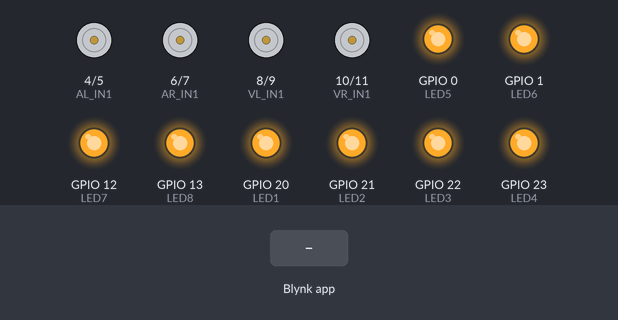
A sketch run on a simulated ESP32. On the bench: motor-driver pin pairs drawn as motors (green arrow = first pin HIGH = forward, orange = second pin HIGH = backward, longer = more drive), output pins drawn as LEDs (lit = HIGH). Inputs (shaded band) come from the test bench. WiFi joins after 1.5 s; servers stay silent unless stated; what the sketch prints to the serial monitor is not drawn.

Above: at 3.0 s.
3.1 s: Blynk app writes 1 to V0
At 4.3 s:
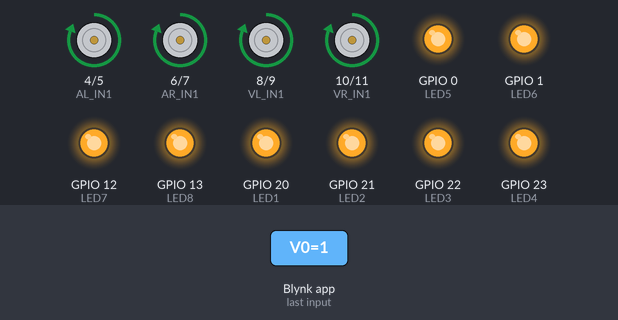
4.6 s: Blynk app writes 1 to V1
At 5.4 s:
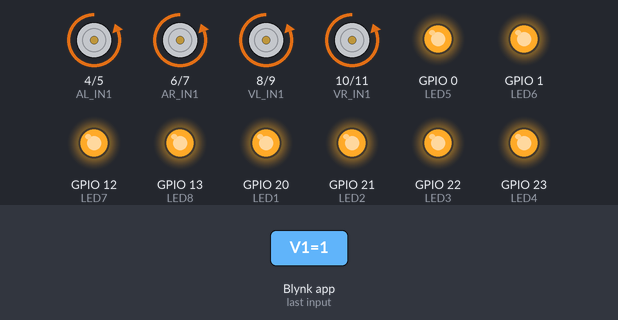
6.1 s: Blynk app writes 1 to V2
At 6.6 s:
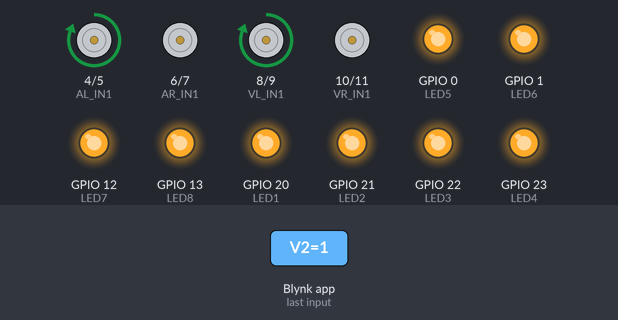
7.6 s: Blynk app writes 1 to V3
At 8.9 s:
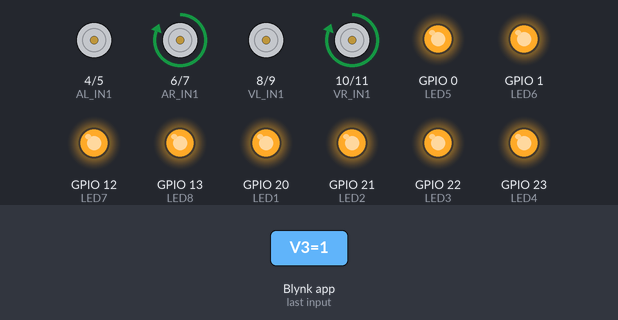
10.6 s: Blynk app writes 0 to V0
At 11.2 s:
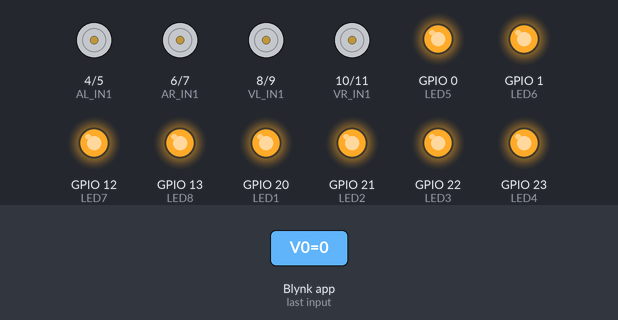
Timing chart, 0 to 13.1 s (numbered marks = the images above; inputs shaded):
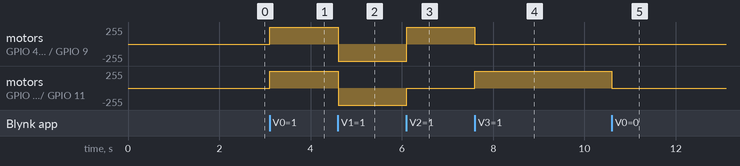

The sketch:

RC_car_final.ino
```cpp
#define BLYNK_TEMPLATE_ID   "TMPL54X1DIguQ"
#define BLYNK_TEMPLATE_NAME "rc car"
#define BLYNK_AUTH_TOKEN    "icFxZjNLX4Rh3KBywFLHB-D_zd53c4Q3"

#include <WiFi.h>
#include <HardwareSerial.h>
#include <WebServer.h>
#include <BlynkSimpleEsp32.h>

const char* ssid     = "embed";
const char* password = "weareincontrol";

WebServer server(80);

HardwareSerial GPS(1);
String gpsData  = "";
float latitude  = 0.0;
float longitude = 0.0;

#define AL_IN1 4
#define AL_IN2 5
#define AR_IN1 6
#define AR_IN2 7
#define VL_IN1 8
#define VL_IN2 9
#define VR_IN1 10
#define VR_IN2 11

#define LED1 20
#define LED2 21
#define LED3 22
#define LED4 23

// EXTRA LEDS
#define LED5 0
#define LED6 1
#define LED7 12
#define LED8 13

char auth[] = BLYNK_AUTH_TOKEN;

void stopAlles() {
  digitalWrite(AL_IN1, LOW); digitalWrite(AL_IN2, LOW);
  digitalWrite(AR_IN1, LOW); digitalWrite(AR_IN2, LOW);
  digitalWrite(VL_IN1, LOW); digitalWrite(VL_IN2, LOW);
  digitalWrite(VR_IN1, LOW); digitalWrite(VR_IN2, LOW);
}

void vooruit() {
  digitalWrite(AL_IN1, HIGH); digitalWrite(AL_IN2, LOW);
  digitalWrite(AR_IN1, HIGH); digitalWrite(AR_IN2, LOW);
  digitalWrite(VL_IN1, HIGH); digitalWrite(VL_IN2, LOW);
  digitalWrite(VR_IN1, HIGH); digitalWrite(VR_IN2, LOW);
}

void achteruit() {
  digitalWrite(AL_IN1, LOW); digitalWrite(AL_IN2, HIGH);
  digitalWrite(AR_IN1, LOW); digitalWrite(AR_IN2, HIGH);
  digitalWrite(VL_IN1, LOW); digitalWrite(VL_IN2, HIGH);
  digitalWrite(VR_IN1, LOW); digitalWrite(VR_IN2, HIGH);
}

void draaiRechts() {
  digitalWrite(AL_IN1, HIGH); digitalWrite(AL_IN2, LOW);
  digitalWrite(AR_IN1, LOW);  digitalWrite(AR_IN2, LOW);
  digitalWrite(VL_IN1, HIGH); digitalWrite(VL_IN2, LOW);
  digitalWrite(VR_IN1, LOW);  digitalWrite(VR_IN2, LOW);
}

void draaiLinks() {
  digitalWrite(AL_IN1, LOW);  digitalWrite(AL_IN2, LOW);
  digitalWrite(AR_IN1, HIGH); digitalWrite(AR_IN2, LOW);
  digitalWrite(VL_IN1, LOW);  digitalWrite(VL_IN2, LOW);
  digitalWrite(VR_IN1, HIGH); digitalWrite(VR_IN2, LOW);
}

BLYNK_WRITE(V0) { if (param.asInt()) vooruit();   else stopAlles(); }
BLYNK_WRITE(V1) { if (param.asInt()) achteruit(); else stopAlles(); }
BLYNK_WRITE(V2) { if (param.asInt()) draaiRechts(); else stopAlles(); }
BLYNK_WRITE(V3) { if (param.asInt()) draaiLinks();  else stopAlles(); }

String getField(String data, int index) {
  int found = 0;
  int start = 0;
  for (int i = 0; i <= (int)data.length(); i++) {
    if (i == (int)data.length() || data[i] == ',') {
      if (found == index) return data.substring(start, i);
      found++;
      start = i + 1;
    }
  }
  return "";
}

void parseGPS(String nmea) {
  nmea.trim();
  if (!nmea.startsWith("$GPRMC")) return;

  String status = getField(nmea, 2);
  if (status != "A") return;

  String latStr = getField(nmea, 3);
  String latDir = getField(nmea, 4);
  String lonStr = getField(nmea, 5);
  String lonDir = getField(nmea, 6);

  if (latStr.length() < 4 || lonStr.length() < 4) return;

  float rawLat = latStr.toFloat();
  float rawLon = lonStr.toFloat();

  float lat = (int)(rawLat / 100.0) + fmod(rawLat, 100.0) / 60.0;
  float lon = (int)(rawLon / 100.0) + fmod(rawLon, 100.0) / 60.0;

  if (latDir == "S") lat = -lat;
  if (lonDir == "W") lon = -lon;

  latitude  = lat;
  longitude = lon;
}

String htmlPage() {
  String page = R"rawliteral(
<!DOCTYPE html>
<html>
<head>
  <title>RC Car GPS</title>
  <style>html, body { height: 100%; margin: 0; } #map { width: 100%; height: 100%; }</style>
  <link rel="stylesheet" href="https://unpkg.com/leaflet/dist/leaflet.css" />
  <script src="https://unpkg.com/leaflet/dist/leaflet.js"></script>
</head>
<body>
<div id="map"></div>
<script>
  var map = L.map('map').setView([51.05, 4.35], 16);
  L.tileLayer('https://{s}.tile.openstreetmap.org/{z}/{x}/{y}.png', { maxZoom: 19 }).addTo(map);
  var marker = L.marker([51.05, 4.35]).addTo(map);
  var first = false;

  function updateGPS() {
    fetch('/gps').then(r => r.json()).then(data => {
      marker.setLatLng([data.lat, data.lon]);
      if (!first) { map.setView([data.lat, data.lon], 18); first = true; }
      else map.setView([data.lat, data.lon]);
    });
  }

  setInterval(updateGPS, 1000);
</script>
</body>
</html>
)rawliteral";
  return page;
}

void handleGPS() {
  String json = "{\"lat\":" + String(latitude, 6) + ",\"lon\":" + String(longitude, 6) + "}";
  server.send(200, "application/json", json);
}

void setup() {
  Serial.begin(115200);

  int motorPins[] = {AL_IN1, AL_IN2, AR_IN1, AR_IN2, VL_IN1, VL_IN2, VR_IN1, VR_IN2};
  for (int p : motorPins) pinMode(p, OUTPUT);

  // LEDS
  pinMode(LED1, OUTPUT); pinMode(LED2, OUTPUT);
  pinMode(LED3, OUTPUT); pinMode(LED4, OUTPUT);
  pinMode(LED5, OUTPUT); pinMode(LED6, OUTPUT);
  pinMode(LED7, OUTPUT); pinMode(LED8, OUTPUT);

  digitalWrite(LED1, HIGH); digitalWrite(LED2, HIGH);
  digitalWrite(LED3, HIGH); digitalWrite(LED4, HIGH);
  digitalWrite(LED5, HIGH); digitalWrite(LED6, HIGH);
  digitalWrite(LED7, HIGH); digitalWrite(LED8, HIGH);

  GPS.begin(9600, SERIAL_8N1, 2, 3);

  Serial.print("Verbinden met WiFi");
  WiFi.begin(ssid, password);
  while (WiFi.status() != WL_CONNECTED) {
    delay(500);
    Serial.print(".");
  }
  Serial.println("\nVerbonden!");
  Serial.print("IP-adres: ");
  Serial.println(WiFi.localIP());

  server.on("/", []() { server.send(200, "text/html", htmlPage()); });
  server.on("/gps", handleGPS);
  server.begin();

  Blynk.config(auth);
  Blynk.connect(3000);
}

void loop() {
  server.handleClient();

  if (!Blynk.connected()) {
    Blynk.connect(100);
  }
  Blynk.run();

  while (GPS.available()) {
    char c = GPS.read();
    gpsData += c;
    if (c == '\n') {
      parseGPS(gpsData);
      gpsData = "";
    }
  }

  if (Serial.available()) {
    if (Serial.read() == 'i') {
      Serial.print("Huidig IP-adres: ");
      Serial.println(WiFi.localIP());
    }
  }
}
```

Measured:
- after the input at 3.1 s, motor on GPIO 4 (AL_IN1) / GPIO 5 (AL_IN2), motor on GPIO 6 (AR_IN1) / GPIO 7 (AR_IN2), motor on GPIO 8 (VL_IN1) / GPIO 9 (VL_IN2), motor on GPIO 10 (VR_IN1) / GPIO 11 (VR_IN2): stopped → forward 255/255 at once
- after the input at 4.6 s, motor on GPIO 4 (AL_IN1) / GPIO 5 (AL_IN2), motor on GPIO 6 (AR_IN1) / GPIO 7 (AR_IN2), motor on GPIO 8 (VL_IN1) / GPIO 9 (VL_IN2), motor on GPIO 10 (VR_IN1) / GPIO 11 (VR_IN2): forward 255/255 → backward 255/255 at once
- after the input at 6.1 s, motor on GPIO 4 (AL_IN1) / GPIO 5 (AL_IN2), motor on GPIO 8 (VL_IN1) / GPIO 9 (VL_IN2): backward 255/255 → forward 255/255 at once; motor on GPIO 6 (AR_IN1) / GPIO 7 (AR_IN2), motor on GPIO 10 (VR_IN1) / GPIO 11 (VR_IN2): backward 255/255 → stopped at once
- after the input at 7.6 s, motor on GPIO 4 (AL_IN1) / GPIO 5 (AL_IN2), motor on GPIO 8 (VL_IN1) / GPIO 9 (VL_IN2): forward 255/255 → stopped at once; motor on GPIO 6 (AR_IN1) / GPIO 7 (AR_IN2), motor on GPIO 10 (VR_IN1) / GPIO 11 (VR_IN2): stopped → forward 255/255 at once
- after the input at 10.6 s, motor on GPIO 6 (AR_IN1) / GPIO 7 (AR_IN2), motor on GPIO 10 (VR_IN1) / GPIO 11 (VR_IN2): forward 255/255 → stopped at once
